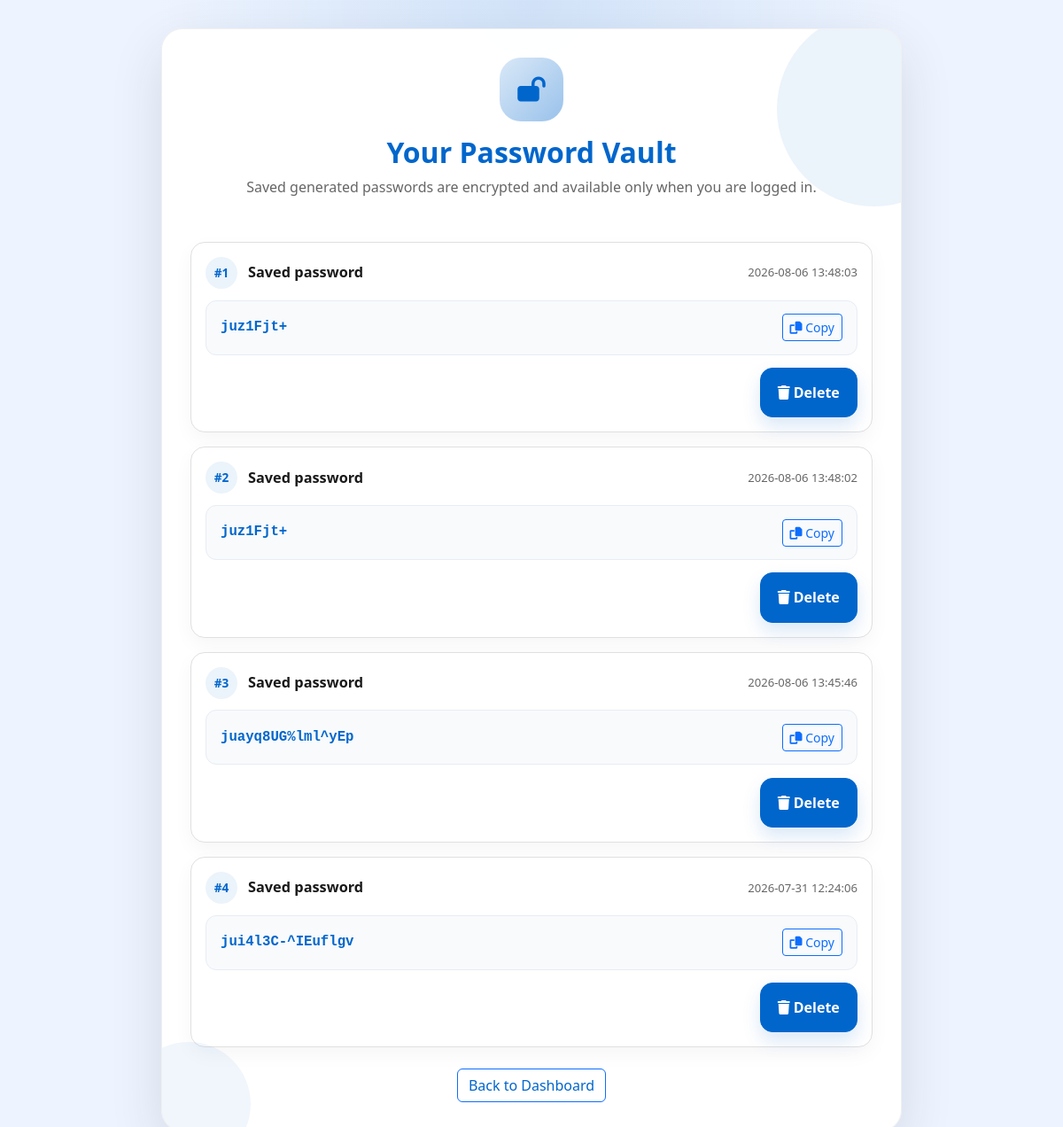
Screenshot of /vault.php (signed in) with the database file from the repository.
### tables this page shows
CREATE TABLE vault_entries (
            id INTEGER PRIMARY KEY AUTOINCREMENT,
            user_id INTEGER NOT NULL,
            label TEXT,
            password TEXT NOT NULL,
            created_at DATETIME DEFAULT CURRENT_TIMESTAMP,
            FOREIGN KEY(user_id) REFERENCES users(id)
        );

### auth.php (called while the page is built, shortened)
<?php
require_once __DIR__ . '/db.php';
function currentUser() {
    return $_SESSION['user'] ?? null;
}
function getVaultCipherKey(): string {
    $key = defined('VAULT_SECRET_KEY') ? VAULT_SECRET_KEY : 'shieldos-default-vault-secret';
    return substr(hash('sha256', $key, true), 0, 32);
}
function decryptVaultPassword(string $payload): string {
    $cipher = 'aes-256-cbc';
    $key = getVaultCipherKey();
    $decoded = base64_decode($payload, true);
    $ivLength = openssl_cipher_iv_length($cipher);
    $iv = substr($decoded, 0, $ivLength);
    $encrypted = substr($decoded, $ivLength);
    $decrypted = openssl_decrypt($encrypted, $cipher, $key, OPENSSL_RAW_DATA, $iv);
    return $decrypted === false ? '' : $decrypted;
}
function getVaultEntries(int $userId): array {
    global $pdo;
    $stmt = $pdo->prepare('SELECT id, label, password, created_at FROM vault_entries WHERE user_id = :user_id ORDER BY created_at DESC');
    $stmt->execute(['user_id' => $userId]);
    $rows = $stmt->fetchAll();
    return $rows;
}
?>

### vault.php (the view, shortened to what this page needs)
<?php
require_once __DIR__ . '/auth.php';
$user = currentUser();
$entries = getVaultEntries($user['id']);
?>
<!DOCTYPE html>
<html lang="en">
<head>
    <link href="https://cdn.jsdelivr.net/npm/bootstrap@5.3.0/dist/css/bootstrap.min.css" rel="stylesheet">
    <link rel="stylesheet" href="https://cdnjs.cloudflare.com/ajax/libs/font-awesome/6.4.0/css/all.min.css">
    <link rel="stylesheet" href="https://cdn.jsdelivr.net/npm/toastify-js/src/toastify.min.css">
    <link rel="stylesheet" href="style.css">
</head>
<body class="auth-page">
    <div class="container auth-wrapper">
        <div class="auth-card">
            <div class="auth-card-top text-center mb-4">
                <div class="auth-icon mb-3"><i class="fa-solid fa-lock-open"></i></div>
                <h2 class="mb-2 text-primary">Your Password Vault</h2>
                <p class="text-muted">Saved generated passwords are encrypted and available only when you are logged in.</p>
            </div>
            <?php if (count($entries) === 0): ?>
                <div class="alert alert-info">No saved passwords found. Generate one and save it from the dashboard.</div>
            <?php else: ?>
                <div class="vault-list">
                    <?php foreach ($entries as $entryNumber => $entry): ?>
                        <div class="vault-item">
                            <div class="vault-item-header">
                                <div class="vault-item-title-wrap">
                                    <span class="vault-badge">#<?= $entryNumber + 1 ?></span>
                                    <h6 class="vault-label mb-0"><?= htmlspecialchars($entry['label']) ?></h6>
                                </div>
                                <span class="vault-date"><?= htmlspecialchars($entry['created_at']) ?></span>
                            </div>
                            <div class="vault-password-box">
                                <span class="vault-password-text"><?= htmlspecialchars($entry['password']) ?></span>
                                <button type="button" class="btn btn-sm btn-outline-primary vault-copy-btn" data-password="<?= htmlspecialchars($entry['password'], ENT_QUOTES, 'UTF-8') ?>" title="Copy password"><i class="fa-solid fa-copy"></i> Copy</button>
                            </div>
                            <div class="vault-actions">
                                <form method="POST" action="vault.php" class="vault-delete-form">
                                    <button type="submit" class="btn btn-sm btn-danger"><i class="fa-solid fa-trash me-1"></i>Delete</button>
                                </form>
                            </div>
                        </div>
                    <?php endforeach; ?>
                </div>
            <?php endif; ?>
            <div class="text-center mt-4">
                <a href="index.php" class="btn btn-outline-primary">Back to Dashboard</a>
            </div>
        </div>
    </div>
</body>
</html>

### style.css (style rules this page uses)
* { margin: 0; padding: 0; box-sizing: border-box; }
:root { --primary-blue: #0066cc; --primary-blue-light: #0080ff; --primary-blue-dark: #0052a3; --secondary-light: #f8f9fa; --text-dark: #1a1a1a; --text-muted: #666666; --border-color: #e0e0e0; --accent-green: #10b981; --accent-orange: #f59e0b; --accent-red: #ef4444; }
html { scroll-behavior: smooth; }
body { background: #ffffff; color: var(--text-dark); font-family: 'Segoe UI', -apple-system, BlinkMacSystemFont, 'Helvetica Neue', sans-serif; line-height: 1.6; }
.btn-danger, .btn-red-custom { background-color: var(--primary-blue); border-color: var(--primary-blue); color: #ffffff; font-weight: 600; border-radius: 8px; transition: all 0.3s ease; box-shadow: 0 2px 8px rgba(0, 102, 204, 0.15); }
.text-primary { color: var(--primary-blue) !important; }
.text-muted { color: var(--text-muted) !important; }
.auth-page { background: radial-gradient(circle at top, rgba(0, 102, 204, 0.12), transparent 30%), #eef4ff; min-height: 100vh; display: flex; align-items: center; justify-content: center; padding: 2rem; }
.auth-wrapper { width: 100%; max-width: 860px; margin: 0 auto; display: flex; }
.auth-card { width: 100%; background: rgba(255, 255, 255, 0.98); border: 1px solid rgba(0, 0, 0, 0.06); border-radius: 24px; box-shadow: 0 22px 60px rgba(15, 23, 42, 0.12); padding: 2rem; position: relative; overflow: hidden; display: flex; flex-direction: column; }
.auth-card::before { content: ''; position: absolute; top: -20px; right: -80px; width: 220px; height: 220px; background: rgba(0, 102, 204, 0.08); border-radius: 50%; }
.auth-card::after { content: ''; position: absolute; bottom: -40px; left: -40px; width: 140px; height: 140px; background: rgba(0, 102, 204, 0.06); border-radius: 50%; }
.auth-card-top { position: relative; z-index: 1; }
.auth-card .btn-danger, .auth-card .btn-primary { background-color: var(--primary-blue); border-color: var(--primary-blue); padding: 0.95rem 1.2rem; font-size: 1rem; border-radius: 14px; box-shadow: 0 10px 20px rgba(0, 102, 204, 0.15); }
.auth-card h2 { font-size: 2rem; font-weight: 700; margin-bottom: 0.5rem; }
.auth-card p { color: var(--text-muted); margin-bottom: 1.5rem; }
.auth-card a { color: var(--primary-blue); }
.auth-icon { width: 72px; height: 72px; margin: 0 auto; display: grid; place-items: center; border-radius: 24px; background: linear-gradient(135deg, rgba(0, 102, 204, 0.15), rgba(0, 102, 204, 0.4)); color: var(--primary-blue); font-size: 1.75rem; }
.vault-list { display: flex; flex-direction: column; gap: 1rem; width: 100%; flex: 1; }
.vault-item { background: #ffffff; border: 1px solid var(--border-color); border-radius: 16px; padding: 1rem; box-shadow: 0 8px 22px rgba(15, 23, 42, 0.04); width: 100%; }
.vault-item-header { display: flex; align-items: center; justify-content: space-between; gap: 0.75rem; margin-bottom: 0.8rem; }
.vault-item-title-wrap { display: flex; align-items: center; gap: 0.75rem; min-width: 0; }
.vault-badge { display: inline-flex; align-items: center; justify-content: center; min-width: 2.25rem; height: 2.25rem; padding: 0.35rem 0.6rem; border-radius: 999px; background: rgba(0, 102, 204, 0.08); color: var(--primary-blue); font-weight: 700; font-size: 0.85rem; }
.vault-label { font-size: 1.02rem; font-weight: 700; color: var(--text-dark); word-break: break-word; }
.vault-date { font-size: 0.82rem; color: var(--text-muted); white-space: nowrap; }
.vault-password-box { display: flex; align-items: center; justify-content: space-between; gap: 0.75rem; background: #f8fafc; border: 1px solid #e7edf5; border-radius: 12px; padding: 0.9rem 1rem; }
.vault-password-text { flex: 1; font-family: 'Courier New', monospace; font-size: 0.98rem; font-weight: 700; color: var(--primary-blue); word-break: break-all; }
.vault-actions { margin-top: 0.9rem; display: flex; justify-content: flex-end; }
.vault-delete-form { margin: 0; }
.vault-copy-btn { width: auto; }
.vault-delete-form button { width: auto; }
.vault-date { white-space: nowrap; }

### rows the page displays
vault_entries: label "Saved password", created_at "2026-08-06 13:48:03", password "juz1Fjt+"
vault_entries: label "Saved password", created_at "2026-08-06 13:48:02", password "juz1Fjt+"
vault_entries: label "Saved password", created_at "2026-08-06 13:45:46", password "juayq8UG%lml^yEp"
vault_entries: label "Saved password", created_at "2026-07-31 12:24:06", password "jui4l3C-^IEuflgv"
